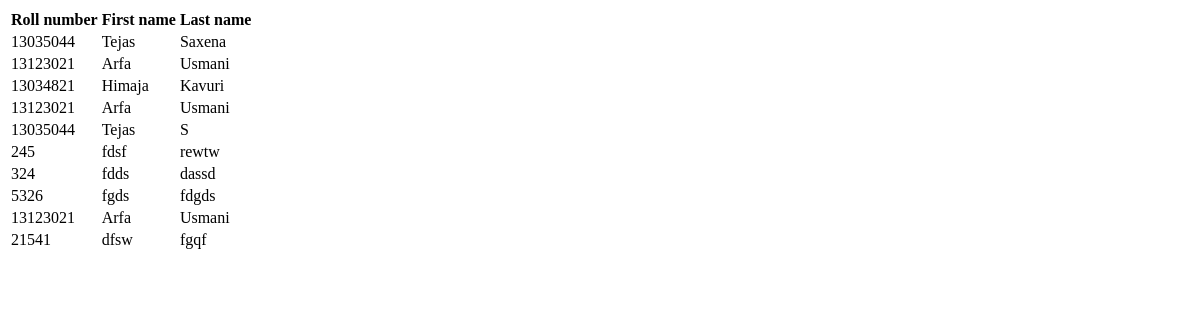
The page /list/ on the database as committed earlier.
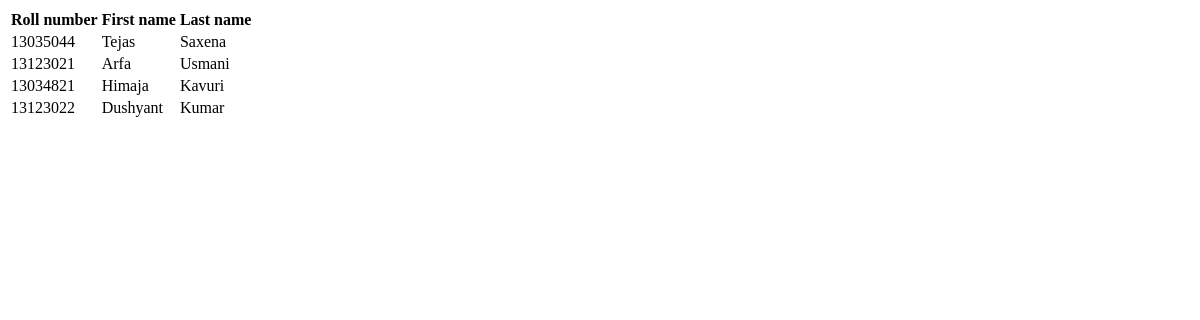
The same page on the database as committed later.
### newsletter/models.py (models this page shows, shortened)
class SignUp(models.Model):
	first_name = models.CharField(max_length=50)
	middle_name = models.CharField(max_length=50, blank=True, null=True)
	last_name = models.CharField(max_length=50, blank=True, null=True)
	roll_no = models.CharField(max_length=50)
	timestamp = models.DateTimeField(auto_now_add=True, auto_now=False)
	updated = models.DateTimeField(auto_now_add=False, auto_now=True)

### newsletter/views.py (the view)
# urls.py: url(r'^list/$', 'newsletter.views.list', name='list'),
def list(request):
	sign_ups = SignUp.objects.all()
	context = {"users":sign_ups}
	return render(request, "list.html", context)

### templates/list.html (shortened to what this page needs)
<html>
<head>
</head>
<body>
<table>
    <tr>
        <th>Roll number</th>
        <th>First name</th>
        <th>Last name</th>
    </tr>
    {% for item in users %}
    <tr>
        <td>{{ item.roll_no }}</td>
        <td>{{ item.first_name }}</td>
        <td>{{ item.last_name }}</td>
        {% endfor %}
    </tr>
</table>
</body>
</html>

Rows that differ between the two databases and show on the page:
removed SignUp: roll_no "13123021", first_name "Arfa", last_name "Usmani"
removed SignUp: roll_no "13035044", first_name "Tejas", last_name "S"
removed SignUp: roll_no "245", first_name "fdsf", last_name "rewtw"
removed SignUp: roll_no "324", first_name "fdds", last_name "dassd"
removed SignUp: roll_no "5326", first_name "fgds", last_name "fdgds"
removed SignUp: roll_no "13123021", first_name "Arfa", last_name "Usmani"
removed SignUp: roll_no "21541", first_name "dfsw", last_name "fgqf"
added SignUp: roll_no "13123022", first_name "Dushyant", last_name "Kumar"
